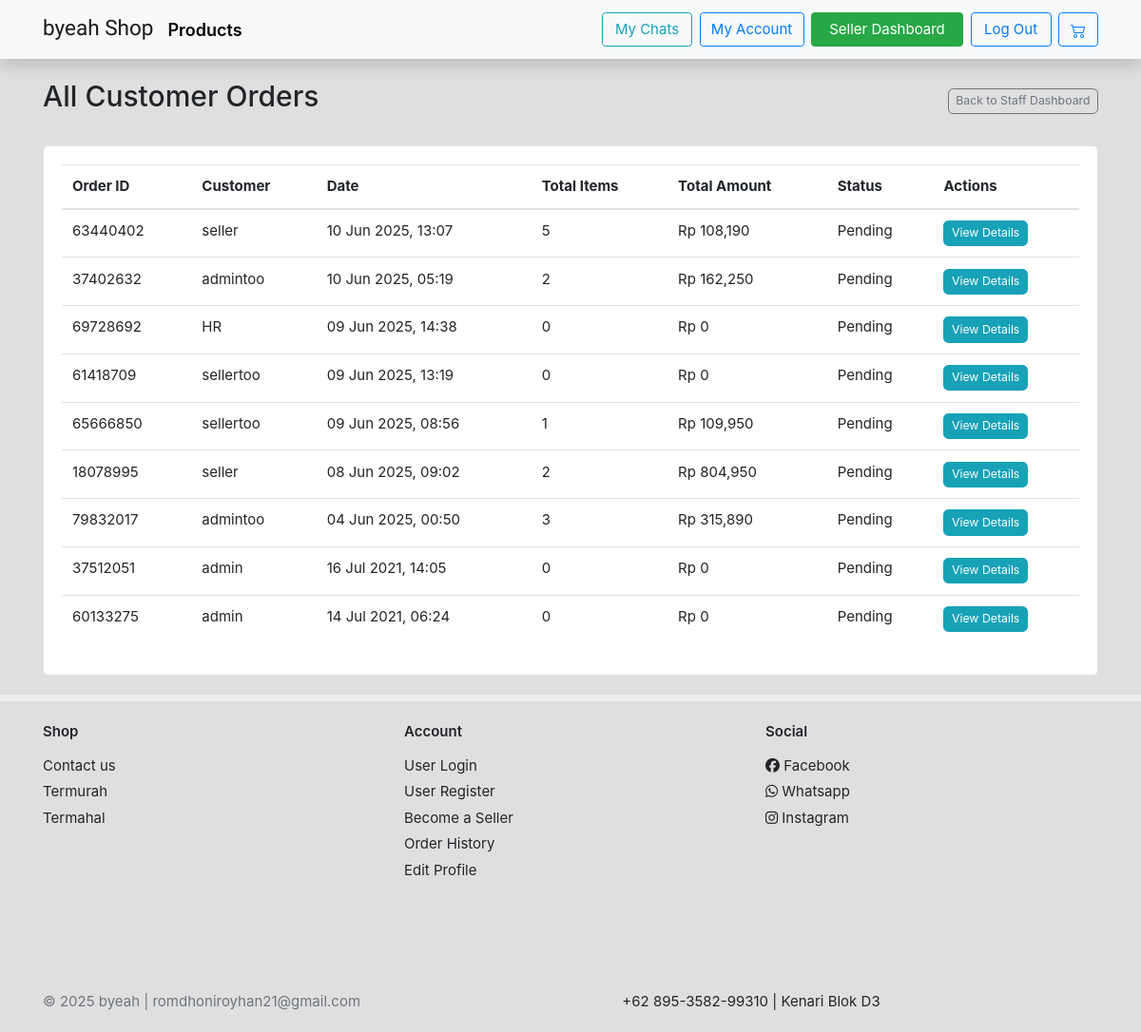
/customer/staff/all-orders/ (signed in), run on the app's committed database.
### home/models.py (models this page shows, shortened)
class Order(models.Model):
    user = models.ForeignKey(User, on_delete=models.CASCADE, null=True, blank= True)
    date_order = models.DateTimeField(auto_now_add=True)
    status = models.ForeignKey(OrderStatus, on_delete=models.PROTECT, null=True, blank=True)
    transaction_id = models.CharField(max_length=255, null=True, unique=True)
    @property
    def get_cart_totals(self):
        orderitem = self.orderitem_set.all()
        return sum([item.get_total for item in orderitem])
    @property
    def get_cart_items(self):
        orderitem = self.orderitem_set.all()
        return sum([item.quantity for item in orderitem])

class OrderItem(models.Model):
    product = models.ForeignKey(Product, null=True, on_delete=models.SET_NULL, blank=True)
    order = models.ForeignKey(Order, null=True, on_delete=models.SET_NULL, blank=True)
    quantity = models.IntegerField(default=0, null=True,blank=True)
    date_added = models.DateTimeField(auto_now_add=True)
    @property
    def get_total(self):
        print(self.quantity)
        return self.product.price * self.quantity

class Product(models.Model):
    category        = models.ForeignKey(Category,related_name='product', on_delete=models.CASCADE)
    seller          = models.ForeignKey(User, related_name='products', on_delete=models.CASCADE, null=True, blank=True)
    name            = models.CharField(max_length=255,unique=True)
    old_price       = models.DecimalField(blank=True,null=True,max_digits=12,decimal_places=2)
    price           = models.DecimalField(max_digits=12,decimal_places=2)
    main_image      = models.ImageField(upload_to='images/', blank=True, null=True)
    description     = models.TextField()
    upload_time     = models.DateField(auto_now_add=True)
    stock           = models.IntegerField(default=1)
    slug            = models.SlugField(blank=True)

### customers/views.py (the view)
# urls.py: path('staff/all-orders/', staff_all_orders_view, name='staff_all_orders'),
@login_required
@staff_member_required
def staff_all_orders_view(request):
    from home.models import Order # Local import
    order_list = Order.objects.all().order_by('-date_order')
    paginator = Paginator(order_list, 15) # Show 15 orders per page
    page_number = request.GET.get('page')
    try:
        orders = paginator.page(page_number)
    except PageNotAnInteger:
        orders = paginator.page(1)
    except EmptyPage:
        orders = paginator.page(paginator.num_pages)
    context = {
        'orders': orders,
    }
    return render(request, 'staff/all_orders.html', context)

### customers/views.py (called while the page is built)
def staff_member_required(function):
    @wraps(function)
    def wrap(request, *args, **kwargs):
        if not request.user.is_authenticated:
            messages.error(request, "Please log in to access this page.")
            return redirect('customers:customer_login') # Use your named URL for login
        if request.user.is_staff: # Check the Django is_staff flag
            return function(request, *args, **kwargs)
        else:
            messages.error(request, "You do not have permission to access this page.")
            return redirect('homey:index') # Redirect non-staff to homepage
    return wrap

### templates/staff/all_orders.html (shortened to what this page needs)
{% extends 'base.html' %}
{% load static %}
{% load humanize %}
{% block content %}
<section class="under-nav">
    <div class="container mt-4">
        <header class="mb-4 d-flex justify-content-between align-items-center">
            <h2 class="card-title">All Customer Orders</h2>
            <a href="{% url 'staff_dashboard' %}" class="btn btn-outline-secondary btn-sm">Back to Staff Dashboard</a>
        </header>
        {% if orders %}
            <div class="card">
                <div class="card-body">
                    <div class="table-responsive">
                        <table class="table table-hover">
                            <thead>
                                <tr>
                                    <th scope="col">Order ID</th>
                                    <th scope="col">Customer</th>
                                    <th scope="col">Date</th>
                                    <th scope="col">Total Items</th>
                                    <th scope="col">Total Amount</th>
                                    <th scope="col">Status</th>
                                    <th scope="col">Actions</th>
                                </tr>
                            </thead>
                            <tbody>
                                {% for order in orders %}
                                <tr>
                                    <td>{{ order.transaction_id }}</td>
                                    <td>{{ order.user.username|default:"Guest" }}</td>
                                    <td>{{ order.date_order|date:"d M Y, H:i" }}</td>
                                    <td>{{ order.get_cart_items }}</td>
                                    <td>Rp {{ order.get_cart_totals|floatformat:0|intcomma }}</td>
                                    <td>{% if order.complete %}Completed{% else %}Pending{% endif %}</td>
                                    <td><a href="{% url 'staff_order_detail' order.transaction_id %}" class="btn btn-sm btn-info">View Details</a></td>
                                </tr>
                                {% endfor %}
                            </tbody>
                        </table>
                    </div>
                </div>
            </div>
        {% else %}
            <div class="alert alert-info" role="alert">
                No orders found.
            </div>
        {% endif %}
    </div>
</section>
{% endblock content %}

### static/ui.css (style rules this page uses)
html { font-family: "Inter", sans-serif; font-size: 15px; }

### static/style.css (style rules this page uses)
body { background-color: rgba(168, 166, 166,.35); }
.under-nav { margin-top: 83px!important; }
.card { position: relative; display: flex; flex-direction: column; min-width: 0; word-wrap: break-word; background-color: #fff; background-clip: border-box; border: 1px solid rgba(0, 0, 0, 0.1); border-radius: 0.37rem; }
.card-body { background-size: cover; position: relative; z-index: 10; }
*, *::before, *::after { box-sizing: border-box; }

### data on the page
Order: transaction_id "63440402", user.username "seller", date_order "10 Jun 2025, 13:07", get_cart_items "5", get_cart_totals "108,190"
Order: transaction_id "37402632", user.username "admintoo", date_order "10 Jun 2025, 05:19", get_cart_items "2", get_cart_totals "162,250"
Order: transaction_id "69728692", user.username "HR", date_order "09 Jun 2025, 14:38", get_cart_items "0", get_cart_totals "0"
Order: transaction_id "61418709", user.username "sellertoo", date_order "09 Jun 2025, 13:19", get_cart_items "0", get_cart_totals "0"
Order: transaction_id "65666850", user.username "sellertoo", date_order "09 Jun 2025, 08:56", get_cart_items "1", get_cart_totals "109,950"
Order: transaction_id "18078995", user.username "seller", date_order "08 Jun 2025, 09:02", get_cart_items "2", get_cart_totals "804,950"
Order: transaction_id "79832017", user.username "admintoo", date_order "04 Jun 2025, 00:50", get_cart_items "3", get_cart_totals "315,890"
Order: transaction_id "37512051", user.username "admin", date_order "16 Jul 2021, 14:05", get_cart_items "0", get_cart_totals "0"
Order: transaction_id "60133275", user.username "admin", date_order "14 Jul 2021, 06:24", get_cart_items "0", get_cart_totals "0"
